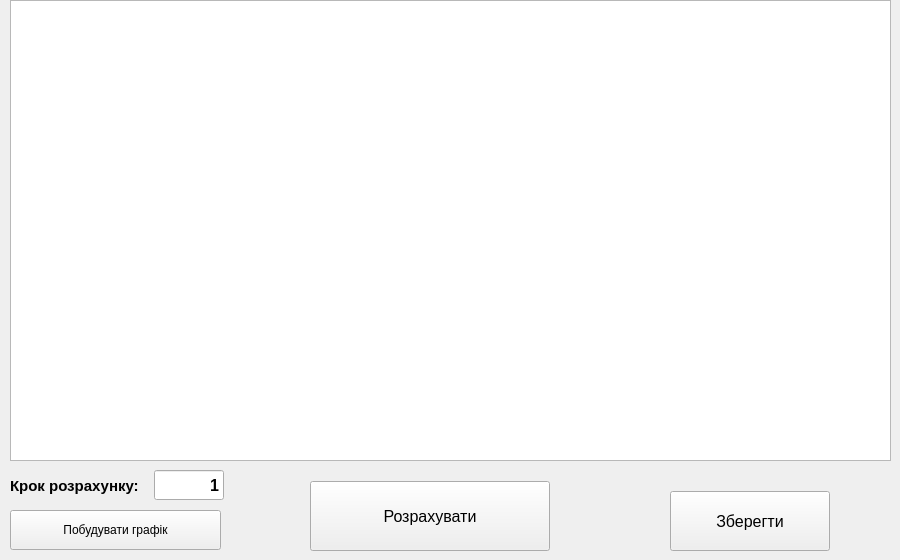
    <widget class="QWidget" name="tab_5">
     <property name="enabled">
      <bool>true</bool>
     </property>
     <attribute name="title">
      <string>Тепловий розрахунок</string>
     </attribute>
     <widget class="QPushButton" name="toCalculate">
      <property name="geometry">
       <rect>
        <x>310</x>
        <y>481</y>
        <width>240</width>
        <height>70</height>
       </rect>
      </property>
      <property name="maximumSize">
       <size>
        <width>240</width>
        <height>70</height>
       </size>
      </property>
      <property name="font">
       <font>
        <pointsize>12</pointsize>
       </font>
      </property>
      <property name="text">
       <string>Розрахувати</string>
      </property>
     </widget>
     <widget class="QTableView" name="tableView">
      <property name="geometry">
       <rect>
        <x>10</x>
        <y>0</y>
        <width>881</width>
        <height>461</height>
       </rect>
      </property>
      <attribute name="verticalHeaderVisible">
       <bool>false</bool>
      </attribute>
     </widget>
     <widget class="QPushButton" name="saveAsCSV">
      <property name="geometry">
       <rect>
        <x>670</x>
        <y>491</y>
        <width>160</width>
        <height>60</height>
       </rect>
      </property>
      <property name="maximumSize">
       <size>
        <width>160</width>
        <height>60</height>
       </size>
      </property>
      <property name="font">
       <font>
        <pointsize>12</pointsize>
       </font>
      </property>
      <property name="text">
       <string>Зберегти</string>
      </property>
     </widget>
     <widget class="QPushButton" name="build_graphic">
      <property name="geometry">
       <rect>
        <x>10</x>
        <y>510</y>
        <width>211</width>
        <height>40</height>
       </rect>
      </property>
      <property name="maximumSize">
       <size>
        <width>16777215</width>
        <height>40</height>
       </size>
      </property>
      <property name="text">
       <string>Побудувати графік</string>
      </property>
     </widget>
     <widget class="QWidget" name="layoutWidget">
      <property name="geometry">
       <rect>
        <x>10</x>
        <y>470</y>
        <width>214</width>
        <height>31</height>
       </rect>
      </property>
      <layout class="QHBoxLayout" name="horizontalLayout_33">
       <item>
        <widget class="QLabel" name="label_72">
         <property name="maximumSize">
          <size>
           <width>160</width>
           <height>40</height>
          </size>
         </property>
         <property name="font">
          <font>
           <pointsize>11</pointsize>
           <weight>75</weight>
           <bold>true</bold>
          </font>
         </property>
         <property name="text">
          <string>Крок розрахунку:</string>
         </property>
        </widget>
       </item>
       <item>
        <widget class="QLineEdit" name="lineEdit_step">
         <property name="sizePolicy">
          <sizepolicy hsizetype="Expanding" vsizetype="Fixed">
           <horstretch>0</horstretch>
           <verstretch>0</verstretch>
          </sizepolicy>
         </property>
         <property name="maximumSize">
          <size>
           <width>70</width>
           <height>30</height>
          </size>
         </property>
         <property name="font">
          <font>
           <pointsize>12</pointsize>
           <weight>75</weight>
           <bold>true</bold>
           <stylestrategy>PreferDefault</stylestrategy>
          </font>
         </property>
         <property name="focusPolicy">
          <enum>Qt::WheelFocus</enum>
         </property>
         <property name="contextMenuPolicy">
          <enum>Qt::DefaultContextMenu</enum>
         </property>
         <property name="layoutDirection">
          <enum>Qt::LeftToRight</enum>
         </property>
         <property name="text">
          <string comment="0">1</string>
         </property>
         <property name="maxLength">
          <number>10</number>
         </property>
         <property name="alignment">
          <set>Qt::AlignRight|Qt::AlignTrailing|Qt::AlignVCenter</set>
         </property>
        </widget>
       </item>
      </layout>
     </widget>
    </widget>
